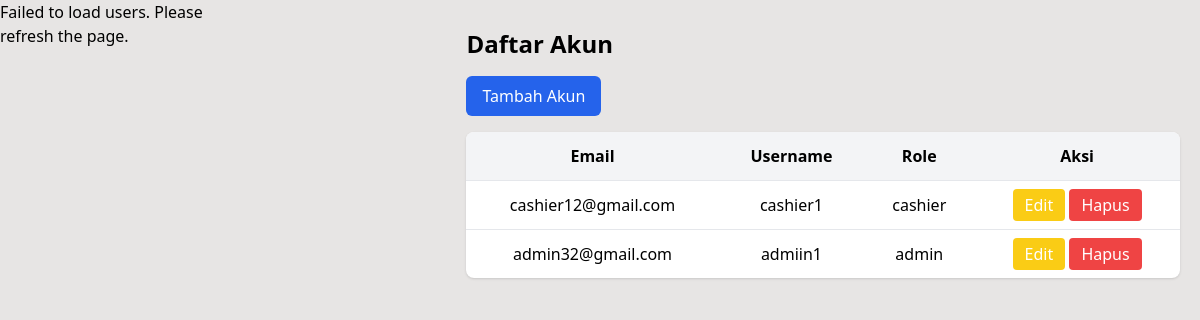
Screenshot of /admin/account.php (signed in) with the database file from the repository.
### tables this page shows
CREATE TABLE `users` (
  `id` int NOT NULL,
  `email` varchar(100) NOT NULL,
  `password` varchar(255) NOT NULL,
  `username` varchar(100) NOT NULL,
  `role_id` int NOT NULL,
  `created_at` timestamp NULL DEFAULT CURRENT_TIMESTAMP,
  `updated_at` timestamp NULL DEFAULT CURRENT_TIMESTAMP ON UPDATE CURRENT_TIMESTAMP
);

CREATE TABLE `roles` (
  `id` int NOT NULL,
  `role_name` varchar(20) NOT NULL,
  `created_at` timestamp NULL DEFAULT CURRENT_TIMESTAMP,
  `updated_at` timestamp NULL DEFAULT CURRENT_TIMESTAMP ON UPDATE CURRENT_TIMESTAMP
);

### admin/account.php (the view, shortened to what this page needs)
<?php
require '../connection.php';
$users = $pdo->query("SELECT users.*, roles.role_name FROM users JOIN roles ON users.role_id = roles.id ORDER BY users.created_at DESC")->fetchAll(PDO::FETCH_ASSOC);
?>
<!DOCTYPE html>
<html lang="en">
<head>
    <script src="https://cdn.tailwindcss.com"></script>
</head>
<body class="flex bg-stone-200">
    <div id="sidebar"></div>
    <div class="ml-60 w-full px-5 py-7">
            <h1 class="text-2xl font-semibold mb-4">Daftar Akun</h1>
        <button id="btnTambah" class="mb-4 bg-blue-600 text-white px-4 py-2 rounded-md">Tambah Akun</button>
        <table class="w-full bg-white rounded-lg shadow overflow-hidden">
            <thead class="bg-gray-100 text-left">
                <tr>
                    <th class="px-4 py-3 text-center">Email</th>
                    <th class="px-4 py-3 text-center">Username</th>
                    <th class="px-4 py-3 text-center">Role</th>
                    <th class="px-4 py-3 text-center">Aksi</th>
                </tr>
            </thead>
            <tbody id="akunBody">
                <?php foreach ($users as $u): ?>
                <tr class="border-t">
                    <td class="px-4 py-2"><?= htmlspecialchars($u['email']) ?></td>
                    <td class="px-4 py-2"><?= htmlspecialchars($u['username']) ?></td>
                    <td class="px-4 py-2"><?= htmlspecialchars($u['role_name']) ?></td>
                    <td class="px-4 py-2 text-center">
                        <button class="edit-btn bg-yellow-400 text-white px-3 py-1 rounded"
                            data-id="<?= $u['id'] ?>"
                            data-email="<?= $u['email'] ?>"
                            data-username="<?= $u['username'] ?>"
                            data-role="<?= $u['role_id'] ?>">
                            Edit
                        </button>
                        <button class="delete-btn bg-red-500 text-white px-3 py-1 rounded"
                            data-id="<?= $u['id'] ?>">Hapus</button>
                    </td>
                </tr>
                <?php endforeach; ?>
            </tbody>
        </table>
    </div>
</body>
</html>

### admin/account.php (style rules this page uses)
td { text-align: center; }

### rows the page displays
users: email "cashier12@gmail.com", username "cashier1", role.role_name "cashier"
users: email "admin32@gmail.com", username "admiin1", role.role_name "admin"
